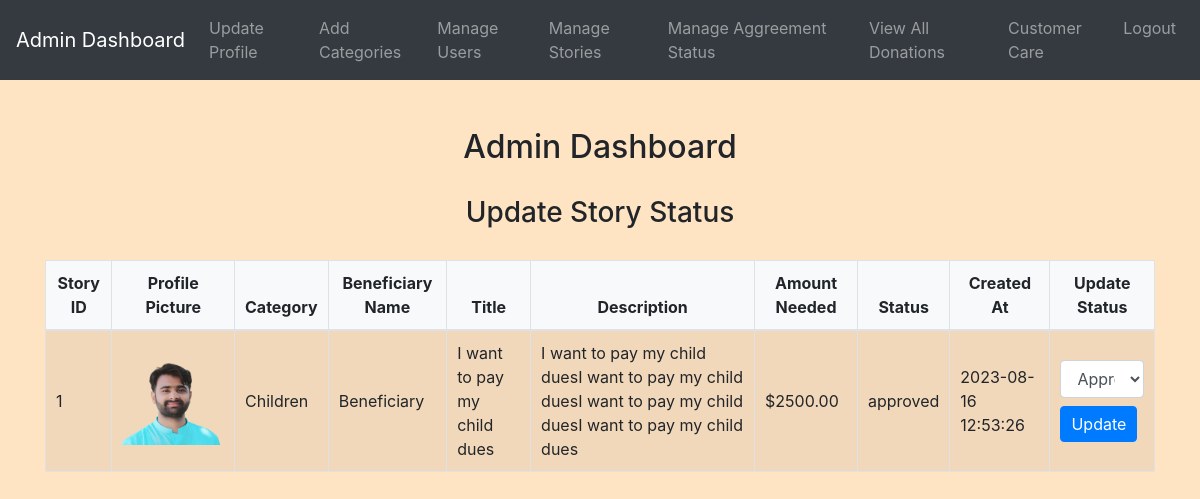
Page /admin/manage_stories.php (signed in) on the committed database.
### tables this page shows
CREATE TABLE `stories` (
  `story_id` int(11) NOT NULL,
  `category_id` int(11) DEFAULT NULL,
  `beneficiary_id` int(11) DEFAULT NULL,
  `beneficiary_name` varchar(255) DEFAULT NULL,
  `title` varchar(255) NOT NULL,
  `description` text NOT NULL,
  `amount_needed` decimal(10,2) NOT NULL,
  `profile_picture` varchar(255) DEFAULT NULL,
  `status` varchar(50) NOT NULL,
  `created_at` timestamp NOT NULL DEFAULT current_timestamp()
);

CREATE TABLE `categories` (
  `id` int(11) NOT NULL,
  `name` varchar(255) NOT NULL
);

### admin/manage_stories.php (the view, shortened to what this page needs)
<?php
include('config.php');
$stories_sql = "SELECT s.*, c.name AS category_name FROM stories s
                INNER JOIN categories c ON s.category_id = c.id";
$stories_result = $conn->query($stories_sql);
?>
<!DOCTYPE html>
<html>
<head>
    <link rel="stylesheet" href="https://maxcdn.bootstrapcdn.com/bootstrap/4.5.2/css/bootstrap.min.css">
    <link rel="stylesheet" href="../css/style.css">
</head>
<body>
    <?php include('admin_navbar.php'); ?>
    <div class="container mt-5">
        <h2>Admin Dashboard</h2>
        <h3>Update Story Status</h3>
        <table class="table table-striped">
            <thead>
                <tr>
                    <th>Story ID</th>
                    <th>Profile Picture</th>
                    <th>Category</th>
                    <th>Beneficiary Name</th>
                    <th>Title</th>
                    <th>Description</th>
                    <th>Amount Needed</th>
                    <th>Status</th>
                    <th>Created At</th>
                    <th>Update Status</th>
                </tr>
            </thead>
            <tbody>
                <?php
                while ($row = $stories_result->fetch_assoc()) {
                    echo "<tr>";
                    echo "<td>" . $row['story_id'] . "</td>";
                    echo "<td><img src='../Beneficiary/" . $row['profile_picture'] . "' width='100'></td>";
                    echo "<td>" . $row['category_name'] . "</td>";
                    echo "<td>" . $row['beneficiary_name'] . "</td>";
                    echo "<td>" . $row['title'] . "</td>";
                    echo "<td>" . $row['description'] . "</td>";
                    echo "<td>$" . $row['amount_needed'] . "</td>";
                    echo "<td>" . $row['status'] . "</td>";
                    echo "<td>" . $row['created_at'] . "</td>";
                    echo "<td>";
                    echo "<form action='" . $_SERVER['PHP_SELF'] . "' method='POST'>";
                    echo "<select name='new_status' class='form-control'>";
                    echo "<option value='approved'>Approved</option>";
                    echo "</select>";
                    echo "<input type='submit' name='update_status' value='Update' class='btn btn-primary mt-2'>";
                    echo "</form>";
                    echo "</td>";
                    echo "</tr>";
                }
                ?>
            </tbody>
        </table>
    </div>
</body>
</html>

### css/style.css (style rules this page uses)
body { background-color: bisque; }
h1, h2, h3, h4 { text-align: center; margin-top: 30px; margin-bottom: 30px; }
.table { width: 100%; border-collapse: collapse; margin-top: 20px; }
.table th, .table td { padding: 10px; border: 1px solid #dee2e6; }
.table thead th { background-color: #f8f9fa; font-weight: bold; text-align: center; }
.table tbody td { vertical-align: middle; }
.table img { max-width: 100px; max-height: 100px; }
.btn-primary { padding: 5px 10px; }

### rows in the picture
stories: story_id "1", profile_picture (picture), category.name "Children", beneficiary_name "Beneficiary", title "I want to pay my child dues", description "I want to pay my child duesI want to pay my child duesI want to pay my child duesI want to pay my child dues", amount_needed "2500.00", status "approved", created_at "2023-08-16 12:53:26"
